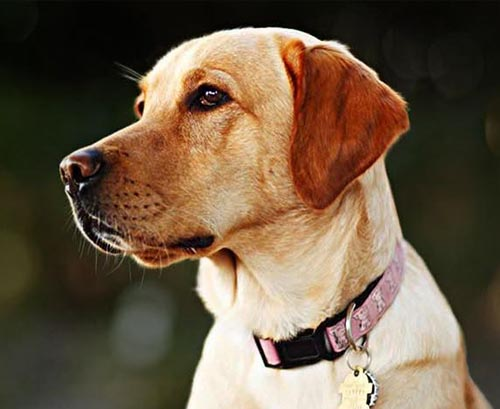
#> input picture pic1.jpg, 500 x 409 px
$ jupyter execute task4.ipynb
#> lines starting #> are read from the running program, lines starting #| are printed output that depends on the picture
# task4.3

#  combine images to make a collage

[cell 1]
import cv2

[cell 2]
picture1 = cv2.imread("pic1.jpg")
#> picture1 is the input picture: shape (409, 500, 3); mean B, G, R 68.5, 89.3, 107.6
picture2 = cv2.imread("pi.jpg")
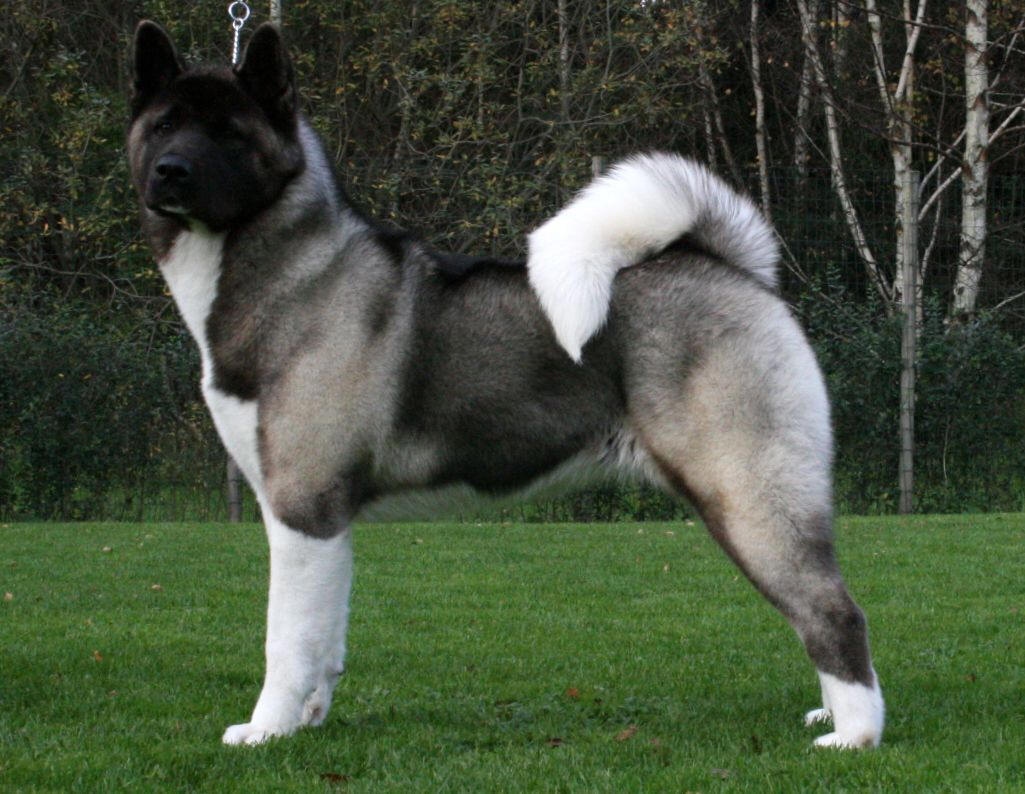
#> input picture pi.jpg, 1025 x 794 px
#> picture2 is the input picture: shape (794, 1025, 3); mean B, G, R 61.1, 81.2, 69.8

[cell 3]
picture1.shape
#> Out = (409, 500, 3)

[cell 4]
picture2.shape
#> Out = (794, 1025, 3)

[cell 5]
cv2.imshow("before",picture1)
cv2.waitKey()
cv2.destroyAllWindows()

[cell 6]
cv2.imshow("after",picture2)
cv2.waitKey()
cv2.destroyAllWindows()

[cell 7]
merge = cv2.vconcat([picture1[0:400,0:400],picture2[0:400,0:400]])
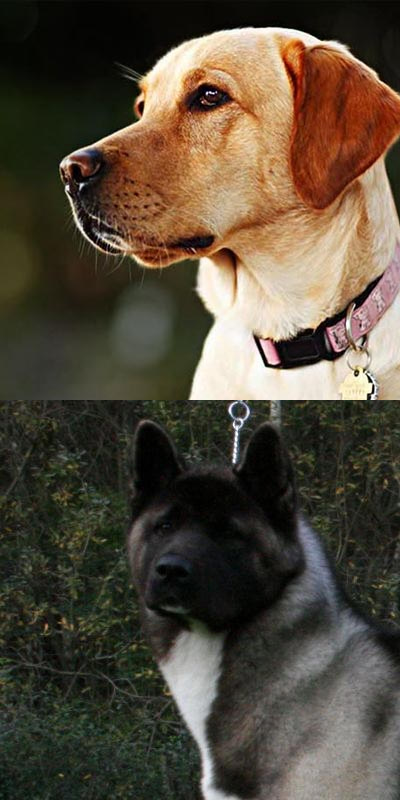
#> merge: shape (800, 400, 3); mean B, G, R 59.2, 73.9, 84
